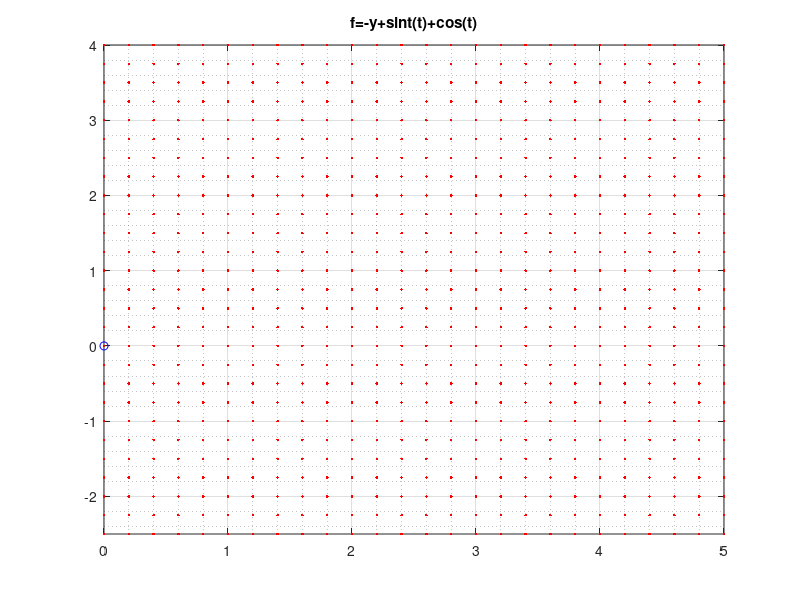

Reproduce this figure in MATLAB. (Note: this script raises an error after producing the figure.)
clear all;
clc; clf;
%graficaFunction.m
%f = @(t,y) y-(t^2)+1;
T=5;
f = @(t,y) -y + sin(t) + cos(t);
y0 = 0; % Condicion Inicial
xint=0:0.2:5;
yint=-2.5:0.25:4;

figure(1)
plot(0,sin(0),'bo'); hold on
title(sprintf('f=-y+sint(t)+cos(t)'))
axis([0 5 -2.5 4]);
grid on; grid minor;
%waitforbuttonpress
plot(xint'*ones(size(yint)),ones(size(xint'))*yint,'r.');
dirfield(f,xint,yint); 
%hold on
%waitforbuttonpress
tv= linspace(0,T,50);
for i=1:length(tv)
plot(tv(1:i),sin(tv(1:i)),'k');
pause(0.1)
end

% calculamos por Euler
[t,y1] = euler(f,[0 5],0,50);
[t,y2] = euler(f,[0 5],2,50);
f1 = @(t,y) y - sin(t) + cos(t);
[t,y3] = euler(f1,[0 5],0.1,50);

pause()
plot(0,2,'ko');
plot(t,y2,'-k','linewidth', 2)
pause()
plot(0,0.1,'go');
plot(t,y3,'m-','linewidth', 2)

hold off